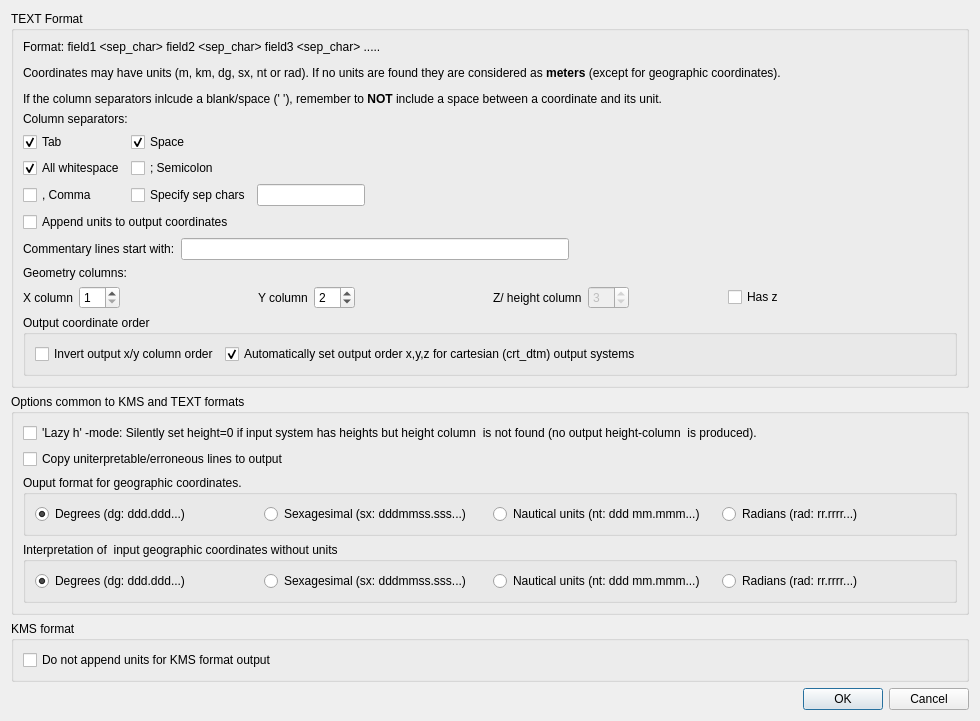
<?xml version="1.0" encoding="UTF-8"?>
<ui version="4.0">
 <class>Dialog</class>
 <widget class="QDialog" name="Dialog">
  <property name="geometry">
   <rect>
    <x>0</x>
    <y>0</y>
    <width>980</width>
    <height>673</height>
   </rect>
  </property>
  <property name="windowTitle">
   <string>File2File settings</string>
  </property>
  <layout class="QVBoxLayout" name="verticalLayout">
   <item>
    <widget class="QGroupBox" name="groupBox">
     <property name="title">
      <string>TEXT Format</string>
     </property>
     <layout class="QVBoxLayout" name="verticalLayout_3">
      <item>
       <widget class="QLabel" name="label">
        <property name="text">
         <string>&lt;html&gt;&lt;head/&gt;&lt;body&gt;&lt;p&gt;Format: field1 &amp;lt;sep_char&amp;gt; field2 &amp;lt;sep_char&amp;gt; field3 &amp;lt;sep_char&amp;gt; .....&lt;/p&gt;&lt;p&gt;Coordinates may have units (m, km, dg, sx, nt or rad). If no units are found they are considered as &lt;span style=&quot; font-weight:600;&quot;&gt;meters &lt;/span&gt;(except for geographic coordinates).&lt;/p&gt;&lt;p&gt;If the column separators inlcude a blank/space (' '), remember to &lt;span style=&quot; font-weight:600;&quot;&gt;NOT&lt;/span&gt; include a space between a coordinate and its unit.&lt;/p&gt;&lt;/body&gt;&lt;/html&gt;</string>
        </property>
       </widget>
      </item>
      <item>
       <spacer name="verticalSpacer_3">
        <property name="orientation">
         <enum>Qt::Vertical</enum>
        </property>
        <property name="sizeHint" stdset="0">
         <size>
          <width>20</width>
          <height>40</height>
         </size>
        </property>
       </spacer>
      </item>
      <item>
       <widget class="QLabel" name="label_2">
        <property name="text">
         <string>Column separators:</string>
        </property>
       </widget>
      </item>
      <item>
       <layout class="QGridLayout" name="gridLayout">
        <item row="1" column="1">
         <widget class="QCheckBox" name="chb_semicolon">
          <property name="text">
           <string>; Semicolon </string>
          </property>
         </widget>
        </item>
        <item row="0" column="0">
         <widget class="QCheckBox" name="chb_tab">
          <property name="text">
           <string>Tab</string>
          </property>
          <property name="checked">
           <bool>true</bool>
          </property>
         </widget>
        </item>
        <item row="2" column="1">
         <layout class="QHBoxLayout" name="horizontalLayout_2">
          <item>
           <widget class="QCheckBox" name="chb_pattern">
            <property name="text">
             <string>Specify sep chars</string>
            </property>
           </widget>
          </item>
          <item>
           <widget class="QLineEdit" name="txt_pattern">
            <property name="sizePolicy">
             <sizepolicy hsizetype="Fixed" vsizetype="Fixed">
              <horstretch>0</horstretch>
              <verstretch>0</verstretch>
             </sizepolicy>
            </property>
           </widget>
          </item>
         </layout>
        </item>
        <item row="1" column="0">
         <widget class="QCheckBox" name="chb_whitespace">
          <property name="whatsThis">
           <string>&lt;html&gt;&lt;head/&gt;&lt;body&gt;&lt;p&gt;Default: Use all whitespace as field separator.&lt;/p&gt;&lt;/body&gt;&lt;/html&gt;</string>
          </property>
          <property name="text">
           <string>All whitespace</string>
          </property>
          <property name="checked">
           <bool>true</bool>
          </property>
         </widget>
        </item>
        <item row="0" column="1">
         <widget class="QCheckBox" name="chb_space">
          <property name="text">
           <string>Space</string>
          </property>
          <property name="checked">
           <bool>true</bool>
          </property>
         </widget>
        </item>
        <item row="2" column="0">
         <widget class="QCheckBox" name="chb_comma">
          <property name="text">
           <string>, Comma</string>
          </property>
         </widget>
        </item>
        <item row="0" column="2">
         <spacer name="horizontalSpacer">
          <property name="orientation">
           <enum>Qt::Horizontal</enum>
          </property>
          <property name="sizeHint" stdset="0">
           <size>
            <width>40</width>
            <height>20</height>
           </size>
          </property>
         </spacer>
        </item>
       </layout>
      </item>
      <item>
       <spacer name="verticalSpacer_4">
        <property name="orientation">
         <enum>Qt::Vertical</enum>
        </property>
        <property name="sizeHint" stdset="0">
         <size>
          <width>20</width>
          <height>40</height>
         </size>
        </property>
       </spacer>
      </item>
      <item>
       <widget class="QCheckBox" name="chb_output_units">
        <property name="toolTip">
         <string>&lt;html&gt;&lt;head/&gt;&lt;body&gt;&lt;p&gt;Append units, e.g. dg, sx, nt, rad or m, to output coordinates.&lt;/p&gt;&lt;/body&gt;&lt;/html&gt;</string>
        </property>
        <property name="text">
         <string>Append units to output coordinates</string>
        </property>
       </widget>
      </item>
      <item>
       <layout class="QHBoxLayout" name="horizontalLayout_4">
        <item>
         <widget class="QLabel" name="commentaryLinesStartWithLabel">
          <property name="text">
           <string>Commentary lines start with:</string>
          </property>
         </widget>
        </item>
        <item>
         <widget class="QLineEdit" name="txt_comments">
          <property name="toolTip">
           <string>Skip but copy lines starting with the token defined here.</string>
          </property>
         </widget>
        </item>
        <item>
         <spacer name="horizontalSpacer_3">
          <property name="orientation">
           <enum>Qt::Horizontal</enum>
          </property>
          <property name="sizeHint" stdset="0">
           <size>
            <width>40</width>
            <height>20</height>
           </size>
          </property>
         </spacer>
        </item>
       </layout>
      </item>
      <item>
       <widget class="QLabel" name="label_6">
        <property name="text">
         <string>Geometry columns:</string>
        </property>
       </widget>
      </item>
      <item>
       <layout class="QGridLayout" name="gridLayout_3">
        <item row="0" column="1">
         <layout class="QFormLayout" name="formLayout_3">
          <item row="0" column="0">
           <widget class="QLabel" name="label_5">
            <property name="text">
             <string>Y column</string>
            </property>
           </widget>
          </item>
          <item row="0" column="1">
           <widget class="QSpinBox" name="spb_col_y">
            <property name="sizePolicy">
             <sizepolicy hsizetype="Fixed" vsizetype="Fixed">
              <horstretch>0</horstretch>
              <verstretch>0</verstretch>
             </sizepolicy>
            </property>
            <property name="minimum">
             <number>1</number>
            </property>
            <property name="value">
             <number>2</number>
            </property>
           </widget>
          </item>
         </layout>
        </item>
        <item row="0" column="3">
         <widget class="QCheckBox" name="chb_has_z">
          <property name="text">
           <string>Has z</string>
          </property>
         </widget>
        </item>
        <item row="0" column="0">
         <layout class="QFormLayout" name="formLayout">
          <property name="fieldGrowthPolicy">
           <enum>QFormLayout::AllNonFixedFieldsGrow</enum>
          </property>
          <item row="0" column="0">
           <widget class="QLabel" name="label_3">
            <property name="text">
             <string>X column</string>
            </property>
           </widget>
          </item>
          <item row="0" column="1">
           <widget class="QSpinBox" name="spb_col_x">
            <property name="sizePolicy">
             <sizepolicy hsizetype="Fixed" vsizetype="Fixed">
              <horstretch>0</horstretch>
              <verstretch>0</verstretch>
             </sizepolicy>
            </property>
            <property name="minimum">
             <number>1</number>
            </property>
            <property name="value">
             <number>1</number>
            </property>
           </widget>
          </item>
         </layout>
        </item>
        <item row="0" column="2">
         <layout class="QFormLayout" name="formLayout_4">
          <item row="0" column="0">
           <widget class="QLabel" name="label_4">
            <property name="text">
             <string>Z/ height column</string>
            </property>
           </widget>
          </item>
          <item row="0" column="1">
           <widget class="QSpinBox" name="spb_col_z">
            <property name="enabled">
             <bool>false</bool>
            </property>
            <property name="sizePolicy">
             <sizepolicy hsizetype="Fixed" vsizetype="Fixed">
              <horstretch>0</horstretch>
              <verstretch>0</verstretch>
             </sizepolicy>
            </property>
            <property name="minimum">
             <number>1</number>
            </property>
            <property name="value">
             <number>3</number>
            </property>
           </widget>
          </item>
         </layout>
        </item>
       </layout>
      </item>
      <item>
       <widget class="QGroupBox" name="groupBox_6">
        <property name="title">
         <string>Output coordinate order</string>
        </property>
        <layout class="QHBoxLayout" name="horizontalLayout_6">
         <item>
          <widget class="QCheckBox" name="chb_invert_xy">
           <property name="toolTip">
            <string>Swap the order of x and y columns in output.</string>
           </property>
           <property name="text">
            <string>Invert output x/y column order</string>
           </property>
          </widget>
         </item>
         <item>
          <widget class="QCheckBox" name="chb_crt_xyz">
           <property name="toolTip">
            <string>&lt;html&gt;&lt;head/&gt;&lt;body&gt;&lt;p&gt;Default behaviour is to set output coordinate order x,y,z for cartesian output systems. &lt;/p&gt;&lt;/body&gt;&lt;/html&gt;</string>
           </property>
           <property name="text">
            <string>Automatically set output order x,y,z for cartesian (crt_dtm) output systems</string>
           </property>
           <property name="checked">
            <bool>true</bool>
           </property>
          </widget>
         </item>
         <item>
          <spacer name="horizontalSpacer_4">
           <property name="orientation">
            <enum>Qt::Horizontal</enum>
           </property>
           <property name="sizeHint" stdset="0">
            <size>
             <width>40</width>
             <height>20</height>
            </size>
           </property>
          </spacer>
         </item>
        </layout>
       </widget>
      </item>
     </layout>
    </widget>
   </item>
   <item>
    <widget class="QGroupBox" name="groupBox_3">
     <property name="title">
      <string>Options common to KMS and TEXT formats</string>
     </property>
     <layout class="QVBoxLayout" name="verticalLayout_2">
      <item>
       <widget class="QCheckBox" name="chb_lazyh">
        <property name="toolTip">
         <string>&lt;html&gt;&lt;head/&gt;&lt;body&gt;&lt;p&gt;Silently set h=0 if height column is NOT found.&lt;/p&gt;&lt;/body&gt;&lt;/html&gt;</string>
        </property>
        <property name="text">
         <string>'Lazy h' -mode: Silently set height=0 if input system has heights but height column  is not found (no output height-column  is produced).</string>
        </property>
       </widget>
      </item>
      <item>
       <widget class="QCheckBox" name="chb_copy_bad">
        <property name="toolTip">
         <string>Copy lines where proper coordinates cannot be read to output file.</string>
        </property>
        <property name="text">
         <string>Copy uniterpretable/erroneous lines to output</string>
        </property>
       </widget>
      </item>
      <item>
       <widget class="QGroupBox" name="groupBox_2">
        <property name="title">
         <string>Ouput format for geographic coordinates. </string>
        </property>
        <layout class="QHBoxLayout" name="horizontalLayout_3">
         <item>
          <widget class="QRadioButton" name="rdb_dg">
           <property name="text">
            <string>Degrees (dg: ddd.ddd...)</string>
           </property>
           <property name="checked">
            <bool>true</bool>
           </property>
          </widget>
         </item>
         <item>
          <widget class="QRadioButton" name="rdb_sx">
           <property name="text">
            <string>Sexagesimal (sx: dddmmss.sss...)</string>
           </property>
          </widget>
         </item>
         <item>
          <widget class="QRadioButton" name="rdb_nt">
           <property name="text">
            <string>Nautical units (nt: ddd mm.mmm...)</string>
           </property>
          </widget>
         </item>
         <item>
          <widget class="QRadioButton" name="rdb_rad">
           <property name="text">
            <string>Radians (rad: rr.rrrr...)</string>
           </property>
          </widget>
         </item>
        </layout>
       </widget>
      </item>
      <item>
       <widget class="QGroupBox" name="groupBox_4">
        <property name="title">
         <string>Interpretation of  input geographic coordinates without units</string>
        </property>
        <layout class="QHBoxLayout" name="horizontalLayout_5">
         <item>
          <widget class="QRadioButton" name="rdb_dg_in">
           <property name="text">
            <string>Degrees (dg: ddd.ddd...)</string>
           </property>
           <property name="checked">
            <bool>true</bool>
           </property>
          </widget>
         </item>
         <item>
          <widget class="QRadioButton" name="rdb_sx_in">
           <property name="text">
            <string>Sexagesimal (sx: dddmmss.sss...)</string>
           </property>
          </widget>
         </item>
         <item>
          <widget class="QRadioButton" name="rdb_nt_in">
           <property name="text">
            <string>Nautical units (nt: ddd mm.mmm...)</string>
           </property>
          </widget>
         </item>
         <item>
          <widget class="QRadioButton" name="rdb_rad_in">
           <property name="text">
            <string>Radians (rad: rr.rrrr...)</string>
           </property>
          </widget>
         </item>
        </layout>
       </widget>
      </item>
     </layout>
    </widget>
   </item>
   <item>
    <widget class="QGroupBox" name="groupBox_5">
     <property name="title">
      <string>KMS format</string>
     </property>
     <layout class="QVBoxLayout" name="verticalLayout_4">
      <item>
       <widget class="QCheckBox" name="chb_kms_no_units">
        <property name="text">
         <string>Do not append units for KMS format output</string>
        </property>
       </widget>
      </item>
     </layout>
    </widget>
   </item>
   <item>
    <spacer name="verticalSpacer">
     <property name="orientation">
      <enum>Qt::Vertical</enum>
     </property>
     <property name="sizeHint" stdset="0">
      <size>
       <width>20</width>
       <height>40</height>
      </size>
     </property>
    </spacer>
   </item>
   <item>
    <spacer name="verticalSpacer_2">
     <property name="orientation">
      <enum>Qt::Vertical</enum>
     </property>
     <property name="sizeHint" stdset="0">
      <size>
       <width>20</width>
       <height>40</height>
      </size>
     </property>
    </spacer>
   </item>
   <item>
    <layout class="QHBoxLayout" name="horizontalLayout">
     <item>
      <spacer name="horizontalSpacer_2">
       <property name="orientation">
        <enum>Qt::Horizontal</enum>
       </property>
       <property name="sizeHint" stdset="0">
        <size>
         <width>40</width>
         <height>20</height>
        </size>
       </property>
      </spacer>
     </item>
     <item>
      <widget class="QPushButton" name="bt_apply">
       <property name="sizePolicy">
        <sizepolicy hsizetype="Fixed" vsizetype="Fixed">
         <horstretch>0</horstretch>
         <verstretch>0</verstretch>
        </sizepolicy>
       </property>
       <property name="toolTip">
        <string>Click to apply changes</string>
       </property>
       <property name="text">
        <string>OK</string>
       </property>
      </widget>
     </item>
     <item>
      <widget class="QPushButton" name="bt_close">
       <property name="sizePolicy">
        <sizepolicy hsizetype="Fixed" vsizetype="Fixed">
         <horstretch>0</horstretch>
         <verstretch>0</verstretch>
        </sizepolicy>
       </property>
       <property name="toolTip">
        <string>Cancel changes and close</string>
       </property>
       <property name="text">
        <string>Cancel</string>
       </property>
      </widget>
     </item>
    </layout>
   </item>
  </layout>
 </widget>
 <resources/>
 <connections>
  <connection>
   <sender>chb_whitespace</sender>
   <signal>toggled(bool)</signal>
   <receiver>chb_space</receiver>
   <slot>setChecked(bool)</slot>
   <hints>
    <hint type="sourcelabel">
     <x>147</x>
     <y>78</y>
    </hint>
    <hint type="destinationlabel">
     <x>409</x>
     <y>58</y>
    </hint>
   </hints>
  </connection>
  <connection>
   <sender>chb_has_z</sender>
   <signal>toggled(bool)</signal>
   <receiver>spb_col_z</receiver>
   <slot>setEnabled(bool)</slot>
   <hints>
    <hint type="sourcelabel">
     <x>350</x>
     <y>140</y>
    </hint>
    <hint type="destinationlabel">
     <x>516</x>
     <y>140</y>
    </hint>
   </hints>
  </connection>
  <connection>
   <sender>chb_whitespace</sender>
   <signal>toggled(bool)</signal>
   <receiver>chb_tab</receiver>
   <slot>setChecked(bool)</slot>
   <hints>
    <hint type="sourcelabel">
     <x>65</x>
     <y>131</y>
    </hint>
    <hint type="destinationlabel">
     <x>65</x>
     <y>106</y>
    </hint>
   </hints>
  </connection>
 </connections>
</ui>
